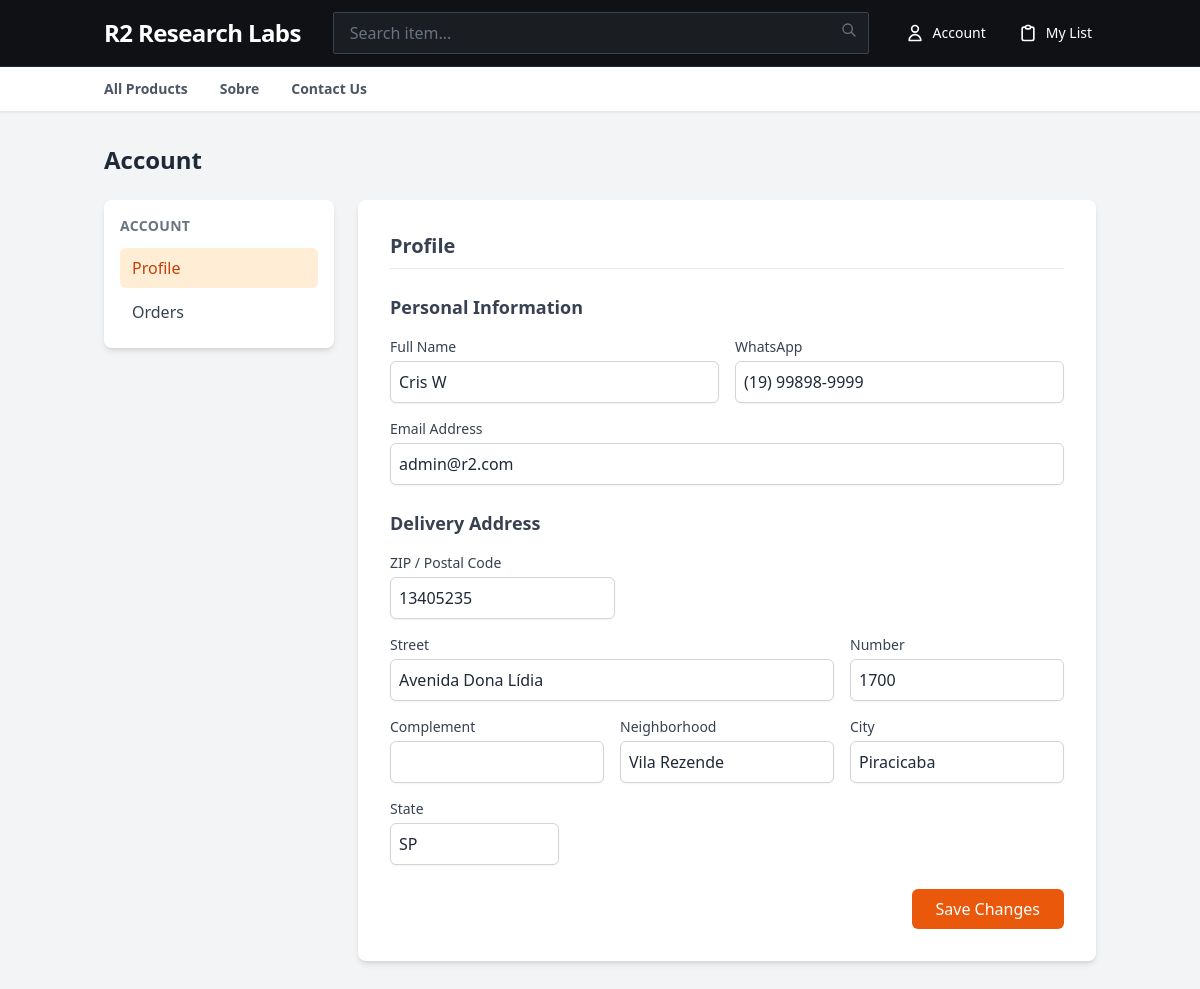
/account (signed in), run on the app's committed database.
### tables this page shows
CREATE TABLE settings (
        key TEXT PRIMARY KEY,
        value TEXT
    );

CREATE TABLE pages (
    id INTEGER PRIMARY KEY AUTOINCREMENT,
    title TEXT NOT NULL,
    slug TEXT UNIQUE NOT NULL,
    content TEXT,
    created_at DATETIME DEFAULT CURRENT_TIMESTAMP
);

CREATE TABLE users (
    id INTEGER PRIMARY KEY AUTOINCREMENT,
    email TEXT UNIQUE NOT NULL,
    login_token TEXT,
    token_expiry DATETIME,
    is_admin INTEGER DEFAULT 0,
    created_at DATETIME DEFAULT CURRENT_TIMESTAMP,
    name TEXT,
    whatsapp TEXT,
    cep TEXT,
    street TEXT,
    number TEXT,
    neighborhood TEXT,
    city TEXT,
    state TEXT
, remember_selector TEXT, remember_token_hash TEXT, remember_expires_at DATETIME, admin_bypass_token TEXT, complement TEXT);

### src/functions.php (called while the page is built, shortened)
<?php
require_once __DIR__ . '/db.php';
function getSetting($key, $default = '') {
    global $pdo;
    $stmt = $pdo->prepare("SELECT value FROM settings WHERE key = ?");
    $stmt->execute([$key]);
    $result = $stmt->fetch(PDO::FETCH_ASSOC);
    return ($result && $result['value'] !== null) ? $result['value'] : $default;
}

### src/i18n.php (called while the page is built, shortened)
<?php
$lang = $_SESSION['lang'] ?? 'en';
$translations = [];
$langFile = __DIR__ . "/../lang/{$lang}.php";
if (file_exists($langFile)) {
    $translations = require $langFile;
} else {
    $fallbackLangFile = __DIR__ . "/../lang/en.php";
    if (file_exists($fallbackLangFile)) {
        $translations = require $fallbackLangFile;
    }
}
function __($key) {
    global $translations;
    $key = (string) $key;
    return isset($translations[$key]) ? (string) $translations[$key] : $key;
}

### src/pages.php (called while the page is built, shortened)
<?php
function getAllPages() {
    global $pdo;
    $stmt = $pdo->query("SELECT * FROM pages ORDER BY title ASC");
    return $stmt->fetchAll(PDO::FETCH_ASSOC);
}

### src/user.php (called while the page is built, shortened)
<?php
require_once __DIR__ . '/db.php';
function getUser($id) {
    global $pdo;
    $stmt = $pdo->prepare("SELECT * FROM users WHERE id = ?");
    $stmt->execute([$id]);
    return $stmt->fetch(PDO::FETCH_ASSOC);
}

### templates/account.php (the view, shortened to what this page needs)
<div class="container mx-auto px-4 py-8">
    <div class="max-w-6xl mx-auto">
        <h1 class="text-2xl font-bold mb-6 text-gray-800"><?php echo __('Account'); ?></h1>
        <div class="grid grid-cols-1 lg:grid-cols-4 gap-6">
            <aside class="lg:col-span-1">
                <nav class="bg-white rounded-lg shadow-md p-4 sticky top-24">
                    <h2 class="text-sm font-semibold uppercase tracking-wide text-gray-500 mb-3"><?php echo __('Account'); ?></h2>
                    <a href="#profile" data-account-tab-link="profile" class="block px-3 py-2 rounded-md text-gray-700 hover:bg-orange-50 hover:text-orange-700 transition-colors">
                        <?php echo __('Profile'); ?>
                    </a>
                    <a href="#orders" data-account-tab-link="orders" class="block px-3 py-2 rounded-md text-gray-700 hover:bg-orange-50 hover:text-orange-700 transition-colors mt-1">
                        <?php echo __('Orders'); ?>
                    </a>
                </nav>
            </aside>
            <div class="lg:col-span-3 space-y-6">
                <section data-account-tab-section="profile" class="bg-white p-8 rounded-lg shadow-md">
                    <h2 class="text-xl font-semibold mb-6 text-gray-700 border-b pb-2"><?php echo __('Profile'); ?></h2>
                    <form action="/account" method="POST" class="space-y-6">
                        <div>
                            <h3 class="text-lg font-semibold mb-4 text-gray-700"><?php echo __('Personal Information'); ?></h3>
                            <div class="grid grid-cols-1 md:grid-cols-2 gap-4">
                                <div>
                                    <label class="block text-sm font-medium text-gray-700 mb-1"><?php echo __('Full Name'); ?></label>
                                    <input type="text" name="name" value="<?php echo htmlspecialchars($user['name'] ?? ''); ?>"
                                        class="w-full border-gray-300 rounded-md shadow-sm focus:ring-orange-500 focus:border-orange-500 border p-2">
                                </div>
                                <div>
                                    <label class="block text-sm font-medium text-gray-700 mb-1"><?php echo __('WhatsApp'); ?></label>
                                    <input type="text" name="whatsapp" value="<?php echo htmlspecialchars($user['whatsapp'] ?? ''); ?>"
                                        class="w-full border-gray-300 rounded-md shadow-sm focus:ring-orange-500 focus:border-orange-500 border p-2" oninput="maskPhone(event)">
                                </div>
                            </div>
                            <div class="mt-4">
                                <label class="block text-sm font-medium text-gray-700 mb-1"><?php echo __('Email Address'); ?></label>
                                <input type="email" name="email" required value="<?php echo htmlspecialchars($user['email'] ?? ''); ?>"
                                    class="w-full border-gray-300 rounded-md shadow-sm focus:ring-orange-500 focus:border-orange-500 border p-2">
                            </div>
                        </div>
                        <div>
                            <h3 class="text-lg font-semibold mb-4 text-gray-700"><?php echo __('Delivery Address'); ?></h3>
                            <div class="grid grid-cols-1 gap-4">
                                <div class="md:w-1/3">
                                    <label class="block text-sm font-medium text-gray-700 mb-1"><?php echo __('CEP'); ?></label>
                                    <input type="text" name="cep" id="cep" maxlength="9" placeholder="00000-000"
                                        value="<?php echo htmlspecialchars($user['cep'] ?? ''); ?>"
                                        class="w-full border-gray-300 rounded-md shadow-sm focus:ring-orange-500 focus:border-orange-500 border p-2"
                                        onblur="fetchAddress(this.value)">
                                </div>
                                <div class="grid grid-cols-1 md:grid-cols-3 gap-4">
                                    <div class="md:col-span-2">
                                        <label class="block text-sm font-medium text-gray-700 mb-1"><?php echo __('Street'); ?></label>
                                        <input type="text" name="street" id="street" value="<?php echo htmlspecialchars($user['street'] ?? ''); ?>"
                                            class="w-full border-gray-300 rounded-md shadow-sm focus:ring-orange-500 focus:border-orange-500 border p-2">
                                    </div>
                                    <div>
                                        <label class="block text-sm font-medium text-gray-700 mb-1"><?php echo __('Number'); ?></label>
                                        <input type="text" name="number" id="number" value="<?php echo htmlspecialchars($user['number'] ?? ''); ?>"
                                            class="w-full border-gray-300 rounded-md shadow-sm focus:ring-orange-500 focus:border-orange-500 border p-2">
                                    </div>
                                </div>
                                <div class="grid grid-cols-1 md:grid-cols-3 gap-4">
                                    <div>
                                        <label class="block text-sm font-medium text-gray-700 mb-1"><?php echo __('Complement'); ?></label>
                                        <input type="text" name="complement" id="complement" value="<?php echo htmlspecialchars($user['complement'] ?? ''); ?>"
                                            class="w-full border-gray-300 rounded-md shadow-sm focus:ring-orange-500 focus:border-orange-500 border p-2">
                                    </div>
                                    <div>
                                        <label class="block text-sm font-medium text-gray-700 mb-1"><?php echo __('Neighborhood'); ?></label>
                                        <input type="text" name="neighborhood" id="neighborhood" value="<?php echo htmlspecialchars($user['neighborhood'] ?? ''); ?>"
                                            class="w-full border-gray-300 rounded-md shadow-sm focus:ring-orange-500 focus:border-orange-500 border p-2">
                                    </div>
                                    <div>
                                        <label class="block text-sm font-medium text-gray-700 mb-1"><?php echo __('City'); ?></label>
                                        <input type="text" name="city" id="city" value="<?php echo htmlspecialchars($user['city'] ?? ''); ?>"
                                            class="w-full border-gray-300 rounded-md shadow-sm focus:ring-orange-500 focus:border-orange-500 border p-2">
                                    </div>
                                </div>
                                <div class="md:w-1/4">
                                    <label class="block text-sm font-medium text-gray-700 mb-1"><?php echo __('State'); ?></label>
                                    <input type="text" name="state" id="state" value="<?php echo htmlspecialchars($user['state'] ?? ''); ?>"
                                        class="w-full border-gray-300 rounded-md shadow-sm focus:ring-orange-500 focus:border-orange-500 border p-2">
                                </div>
                            </div>
                        </div>
                        <div class="flex justify-end">
                            <button type="submit" class="bg-orange-600 text-white px-6 py-2 rounded-md hover:bg-orange-700 focus:outline-none focus:ring-2 focus:ring-orange-500 focus:ring-offset-2 transition-colors">
                                <?php echo __('Save Changes'); ?>
                            </button>
                        </div>
                    </form>
                </section>
            </div>
        </div>
    </div>
</div>

### templates/layout.php (shortened to what this page needs)
<!DOCTYPE html>
<html lang="<?php echo htmlspecialchars($_SESSION['lang'] ?? 'en'); ?>">
<head>
    <?php
    $storeName = getSetting('store_name', 'R2 Research Labs');
    $brandMode = getSetting('brand_mode', 'text') === 'image' ? 'image' : 'text';
    $brandLogoUrl = getSetting('brand_logo_url', '');
    $brandLogoWidth = max(20, min(1200, (int)getSetting('brand_logo_width', '160')));
    $brandLogoHeight = max(20, min(600, (int)getSetting('brand_logo_height', '48')));
    $themeHeaderBg = getSetting('theme_header_bg', '#0f1115');
    $themePageBg = getSetting('theme_page_bg', '#f3f4f6');
    $themeTextColor = getSetting('theme_text_color', '#1f2937');
    $storeMode = getSetting('store_mode', 'ecommerce');
    ?>
    <script src="https://cdn.tailwindcss.com"></script>
</head>
<body class="font-sans" x-data="{ cartOpen: false, mobileSearchOpen: false }" style="background-color: <?php echo htmlspecialchars($themePageBg); ?>; color: <?php echo htmlspecialchars($themeTextColor); ?>;">
    <div class="text-white border-b border-gray-800" style="background-color: <?php echo htmlspecialchars($themeHeaderBg); ?>;">
        <div class="container mx-auto px-4 py-3">
            <div class="flex items-center justify-between">
                <a href="/" class="flex items-center gap-2">
                    <?php if ($brandMode === 'image' && !empty($brandLogoUrl)): ?>
                        <img src="<?php echo htmlspecialchars($brandLogoUrl); ?>" alt="<?php echo htmlspecialchars($storeName); ?>" style="width: <?php echo $brandLogoWidth; ?>px; height: <?php echo $brandLogoHeight; ?>px;" class="object-contain">
                    <?php else: ?>
                        <span class="text-xl md:text-2xl font-bold tracking-tight text-white"><?php echo htmlspecialchars($storeName); ?></span>
                    <?php endif; ?>
                </a>
                <div class="hidden md:flex flex-1 max-w-xl mx-8">
                    <form action="/" method="GET" class="relative w-full" id="top-search-box">
                        <input id="top-search-input" name="q" type="text" value="<?php echo htmlspecialchars((string)($_GET['q'] ?? '')); ?>" placeholder="<?php echo __('Search item...'); ?>" autocomplete="off" class="w-full bg-[#1a1d21] border border-gray-700 text-gray-300 rounded-sm px-4 py-2 pr-10 focus:ring-1 focus:ring-orange-500 focus:border-orange-500 outline-none placeholder-gray-500">
                        <button type="submit" class="absolute right-3 top-2.5 text-gray-500 hover:text-white">
                            <svg class="w-4 h-4" fill="none" stroke="currentColor" viewBox="0 0 24 24"><path stroke-linecap="round" stroke-linejoin="round" stroke-width="2" d="M21 21l-6-6m2-5a7 7 0 11-14 0 4 4 0 0114 0z"></path></svg>
                        </button>
                    </form>
                </div>
                <div class="flex items-center gap-4 md:gap-6 text-sm">
                    <?php if (isset($_SESSION['user_id'])): ?>
                        <div class="relative" x-data="{ open: false }">
                            <button @click="open = !open" class="flex items-center gap-1 md:gap-2 hover:text-orange-500 transition-colors p-1">
                                <svg class="w-5 h-5" fill="none" stroke="currentColor" viewBox="0 0 24 24"><path stroke-linecap="round" stroke-linejoin="round" stroke-width="2" d="M16 7a4 4 0 11-8 0 4 4 0 018 0zM12 14a7 7 0 00-7 7h14a7 7 0 00-7-7z"></path></svg>
                                <span class="hidden sm:inline"><?php echo __('Account'); ?></span>
                            </button>
                        </div>
                    <?php endif; ?>
                    <?php if ($storeMode !== 'informational'): ?>
                    <a href="/cart" class="relative hover:text-orange-500 transition-colors flex items-center gap-1 md:gap-2 p-1">
                        <div class="relative">
                            <?php if ($storeMode === 'catalog'): ?>
                                <svg class="w-5 h-5" fill="none" stroke="currentColor" viewBox="0 0 24 24"><path stroke-linecap="round" stroke-linejoin="round" stroke-width="2" d="M9 5H7a2 2 0 00-2 2v12a2 2 0 002 2h10a2 2 0 002-2V7a2 2 0 00-2-2h-2M9 5a2 2 0 002 2h2a2 2 0 002-2M9 5a2 2 0 012-2h2a2 2 0 012 2"></path></svg>
                            <?php endif; ?>
                        </div>
                        <span class="hidden sm:inline"><?php echo $storeMode === 'catalog' ? __('My List') : __('Cart'); ?></span>
                    </a>
                    <?php endif; ?>
                </div>
            </div>
        </div>
    </div>
    <div class="bg-white border-b shadow-sm sticky top-0 z-40">
        <div class="container mx-auto px-4">
            <nav class="flex items-center space-x-6 md:space-x-8 py-3 text-sm font-semibold text-gray-600 overflow-x-auto hide-scrollbar">
                <?php
                $navPages = getAllPages();
                $activeClass = 'text-orange-600 border-b-2 border-orange-600 pb-3 -mb-3.5';
                $inactiveClass = 'hover:text-orange-600 transition-colors whitespace-nowrap';
                $isHome = (isset($path) && ($path === '/' || $path === '/home'));
                $isContact = (isset($path) && $path === '/contact');
                ?>
                <a href="/" class="<?php echo $isHome ? $activeClass : $inactiveClass; ?>"><?php echo __('All Products'); ?></a>
                <?php foreach ($navPages as $page):
                    $pageSlug = '/' . $page['slug'];
                    $isActive = (isset($path) && $path === $pageSlug);
                ?>
                    <a href="<?php echo htmlspecialchars($pageSlug); ?>" class="<?php echo $isActive ? $activeClass : $inactiveClass; ?>">
                        <?php echo htmlspecialchars(__($page['title'])); ?>
                    </a>
                <?php endforeach; ?>
                <a href="/contact" class="<?php echo $isContact ? $activeClass : $inactiveClass; ?>"><?php echo __('Contact Us'); ?></a>
            </nav>
        </div>
    </div>
    <main class="min-h-screen pb-12" style="background-color: <?php echo htmlspecialchars($themePageBg); ?>;">
        <?php include $template; ?>
    </main>
</body>
</html>

### templates/layout.php (style rules this page uses)
.hide-scrollbar { -ms-overflow-style: none; scrollbar-width: none; }

### data on the page
settings: value "R2 Research Labs"
pages: title "Sobre"
users: name "Cris W", whatsapp "(19) 99898-9999", email "admin@r2.com", cep "13405235", street "Avenida Dona Lídia", number "1700", neighborhood "Vila Rezende", city "Piracicaba", state "SP"

### other printed values
__('Account') "Account"
__('My List') "My List"
__('All Products') "All Products"
__('Contact Us') "Contact Us"
__('Account') "ACCOUNT"
__('Profile') "Profile"
__('Orders') "Orders"
__('Personal Information') "Personal Information"
__('Full Name') "Full Name"
__('WhatsApp') "WhatsApp"
__('Email Address') "Email Address"
__('Delivery Address') "Delivery Address"
__('CEP') "ZIP / Postal Code"
__('Street') "Street"
__('Number') "Number"
